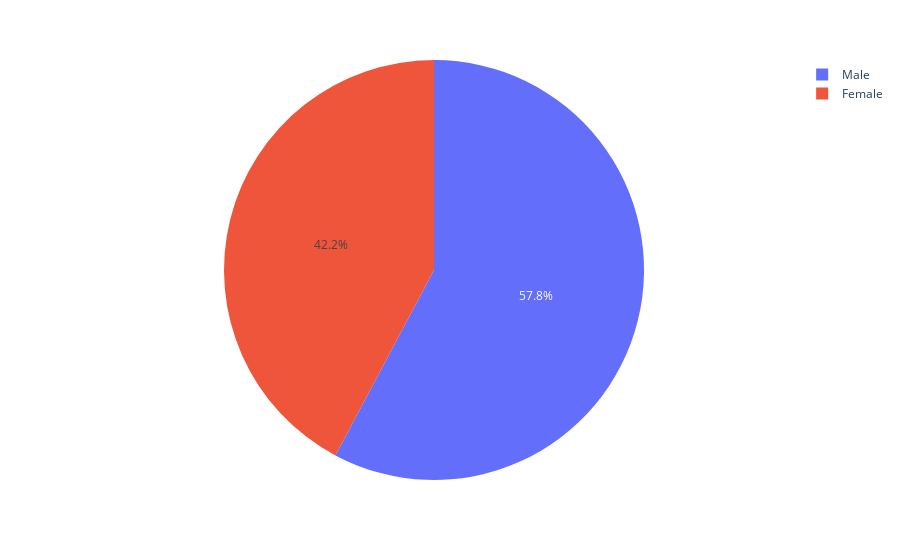

The notebook cell this image was saved under:
### Code cell
fig = px.pie(nn,names="Gender")
fig

### Figure 1 — Plotly figure (JSON) as saved in the notebook; plotly's stock layout.template omitted (floating-point values rounded to 4 significant figures; data arrays with more than 128 entries replaced by an {"elided": "..."} marker saying what was removed)
{"data": [{"domain": {"x": [0, 1], "y": [0, 1]}, "hovertemplate": "Gender=%{label}<extra></extra>", "labels": {"elided": "180 str values"}, "legendgroup": "", "name": "", "showlegend": true, "type": "pie"}], "layout": {"legend": {"tracegroupgap": 0}, "margin": {"t": 60}}}
